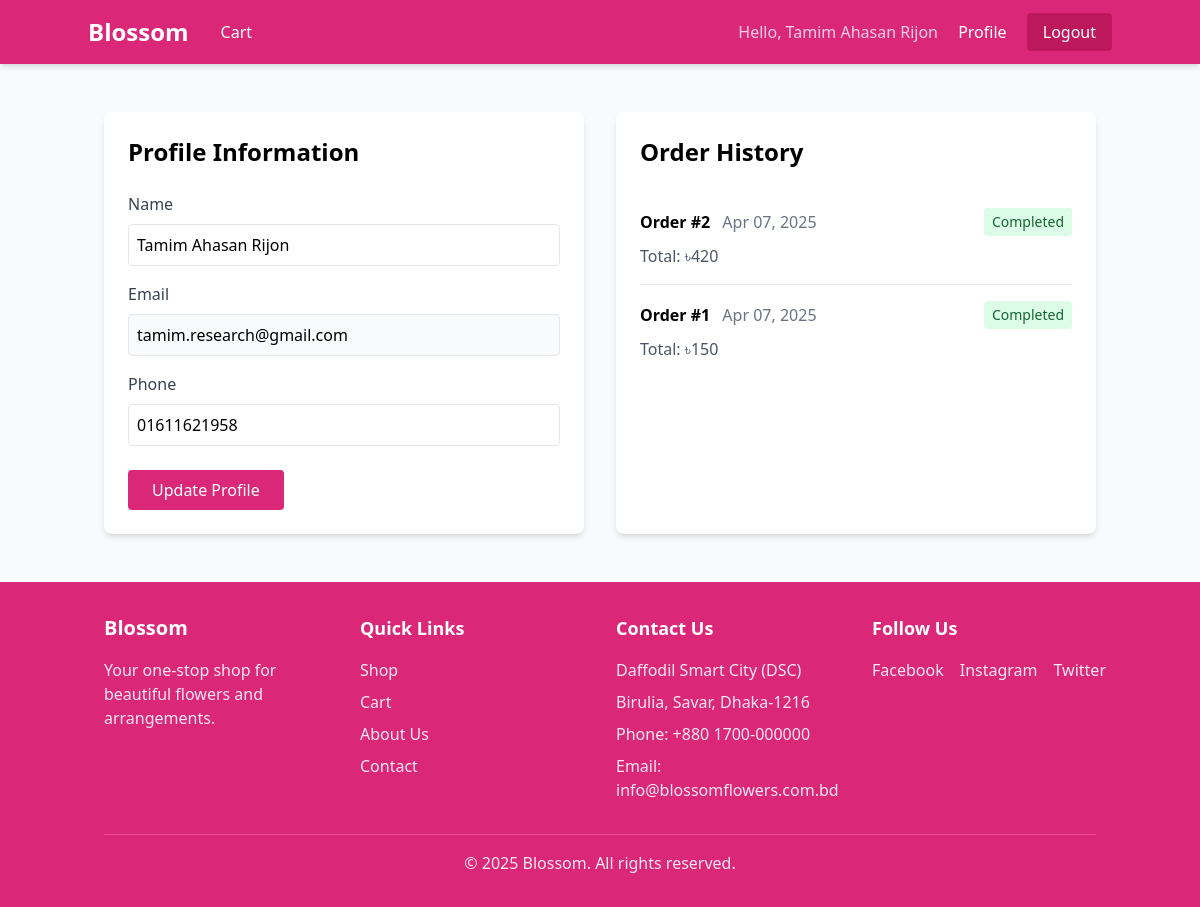
The app's page /profile.php (signed in) with its own data.
### tables this page shows
CREATE TABLE `users` (
  `id` int(11) NOT NULL,
  `name` varchar(100) NOT NULL,
  `email` varchar(100) NOT NULL,
  `phone` varchar(20) DEFAULT NULL,
  `password` varchar(255) NOT NULL,
  `created_at` timestamp NOT NULL DEFAULT current_timestamp()
);

CREATE TABLE `orders` (
  `id` int(11) NOT NULL,
  `customer_name` varchar(100) NOT NULL,
  `address` text NOT NULL,
  `phone` varchar(20) NOT NULL,
  `total_amount` float NOT NULL,
  `order_date` datetime DEFAULT current_timestamp(),
  `status` enum('pending','processing','completed','cancelled') DEFAULT 'pending'
);

### profile.php (the view, shortened to what this page needs)
<?php
require_once 'config/database.php';
$user_id = $_SESSION['user_id'];
$stmt = $conn->prepare("SELECT * FROM users WHERE id = ?");
$stmt->bind_param("i", $user_id);
$stmt->execute();
$user = $stmt->get_result()->fetch_assoc();
$stmt = $conn->prepare("SELECT * FROM orders WHERE customer_name = ? ORDER BY order_date DESC");
$stmt->bind_param("s", $user['name']);
$stmt->execute();
$orders = $stmt->get_result();
?>
<!DOCTYPE html>
<html lang="en">
<head>
    <script src="https://cdn.tailwindcss.com"></script>
</head>
<body class="bg-gray-50 flex flex-col min-h-screen">
    <?php include 'includes/navbar.php'; ?>
    <div class="container mx-auto px-4 py-12 flex-grow">
        <div class="grid grid-cols-1 md:grid-cols-2 gap-8">
            <div class="bg-white rounded-lg shadow-md p-6">
                <h2 class="text-2xl font-bold mb-6">Profile Information</h2>
                <form method="POST">
                    <div class="mb-4">
                        <label class="block text-gray-700 mb-2">Name</label>
                        <input type="text" name="name" value="<?php echo htmlspecialchars($user['name']); ?>"
                               required class="w-full p-2 border rounded">
                    </div>
                    <div class="mb-4">
                        <label class="block text-gray-700 mb-2">Email</label>
                        <input type="email" value="<?php echo htmlspecialchars($user['email']); ?>"
                               readonly class="w-full p-2 border rounded bg-gray-50">
                    </div>
                    <div class="mb-6">
                        <label class="block text-gray-700 mb-2">Phone</label>
                        <input type="tel" name="phone" value="<?php echo htmlspecialchars($user['phone']); ?>"
                               pattern="[0-9]{11}" placeholder="01XXXXXXXXX"
                               class="w-full p-2 border rounded">
                    </div>
                    <button type="submit"
                            class="bg-pink-600 text-white px-6 py-2 rounded hover:bg-pink-700">
                        Update Profile
                    </button>
                </form>
            </div>
            <div class="bg-white rounded-lg shadow-md p-6">
                <h2 class="text-2xl font-bold mb-6">Order History</h2>
                <?php if ($orders->num_rows > 0): ?>
                    <div class="divide-y">
                        <?php while ($order = $orders->fetch_assoc()): ?>
                            <div class="py-4">
                                <div class="flex justify-between items-center mb-2">
                                    <div>
                                        <span class="font-semibold">Order #<?php echo $order['id']; ?></span>
                                        <span class="text-gray-500 ml-2">
                                            <?php echo date('M d, Y', strtotime($order['order_date'])); ?>
                                        </span>
                                    </div>
                                    <span class="px-2 py-1 rounded text-sm
                                        <?php echo $order['status'] == 'completed' ? 'bg-green-100 text-green-800' :
                                                ($order['status'] == 'pending' ? 'bg-yellow-100 text-yellow-800' :
                                                'bg-blue-100 text-blue-800'); ?>">
                                        <?php echo ucfirst($order['status']); ?>
                                    </span>
                                </div>
                                <div class="text-gray-600">Total: ৳<?php echo number_format($order['total_amount'], 0); ?></div>
                            </div>
                        <?php endwhile; ?>
                    </div>
                <?php else: ?>
                    <p class="text-gray-600">No orders found.</p>
                <?php endif; ?>
            </div>
        </div>
    </div>
    <?php include 'includes/footer.php'; ?>
</body>
</html>

### includes/navbar.php (shortened to what this page needs)
<nav class="bg-pink-600 text-white p-4 shadow-md">
    <div class="container mx-auto flex justify-between items-center">
        <div class="flex items-center space-x-8">
            <a href="/blossom-flower-shop/shop.php" class="text-2xl font-bold hover:text-pink-200">Blossom</a>
            <div class="space-x-4">
                <a href="/blossom-flower-shop/cart.php" class="hover:text-pink-200">Cart</a>
            </div>
        </div>
        <div class="space-x-4">
            <?php if(isset($_SESSION['user_id'])): ?>
                <span class="text-pink-200">Hello, <?php echo htmlspecialchars($_SESSION['user_name']); ?></span>
                <a href="/blossom-flower-shop/profile.php" class="hover:text-pink-200">Profile</a>
                <a href="/blossom-flower-shop/auth/logout.php" class="bg-pink-700 px-4 py-2 rounded hover:bg-pink-800">Logout</a>
            <?php else: ?>
                <a href="/blossom-flower-shop/auth/login.php" class="hover:text-pink-200">Login</a>
                <a href="/blossom-flower-shop/auth/signup.php" class="bg-pink-700 px-4 py-2 rounded hover:bg-pink-800">Sign Up</a>
            <?php endif; ?>
        </div>
    </div>
</nav>

### includes/footer.php
<footer class="bg-pink-600 text-white mt-auto">
    <div class="container mx-auto px-4 py-8">
        <div class="grid grid-cols-1 md:grid-cols-4 gap-8">
            <div>
                <h3 class="text-xl font-bold mb-4">Blossom</h3>
                <p class="text-pink-100">Your one-stop shop for beautiful flowers and arrangements.</p>
            </div>
            <div>
                <h4 class="text-lg font-bold mb-4">Quick Links</h4>
                <ul class="space-y-2">
                    <li><a href="/blossom-flower-shop/shop.php" class="text-pink-100 hover:text-white">Shop</a></li>
                    <li><a href="/blossom-flower-shop/cart.php" class="text-pink-100 hover:text-white">Cart</a></li>
                    <li><a href="#" class="text-pink-100 hover:text-white">About Us</a></li>
                    <li><a href="#" class="text-pink-100 hover:text-white">Contact</a></li>
                </ul>
            </div>
            <div>
                <h4 class="text-lg font-bold mb-4">Contact Us</h4>
                <ul class="space-y-2 text-pink-100">
                    <li>Daffodil Smart City (DSC)</li>
                    <li>Birulia, Savar, Dhaka-1216</li>
                    <li>Phone: +880 1700-000000</li>
                    <li>Email: info@blossomflowers.com.bd</li>
                </ul>
            </div>
            <div>
                <h4 class="text-lg font-bold mb-4">Follow Us</h4>
                <div class="flex space-x-4">
                    <a href="#" class="text-pink-100 hover:text-white">Facebook</a>
                    <a href="#" class="text-pink-100 hover:text-white">Instagram</a>
                    <a href="#" class="text-pink-100 hover:text-white">Twitter</a>
                </div>
            </div>
        </div>
        <div class="border-t border-pink-500 mt-8 pt-4 text-center text-pink-100">
            <p>&copy; <?php echo date('Y'); ?> Blossom. All rights reserved.</p>
        </div>
    </div>
</footer>

### records on screen
users: name "Tamim Ahasan Rijon", email "tamim.research@gmail.com", phone "01611621958"
orders: id "2", order_date "Apr 07, 2025", status "Completed", total_amount "420"
orders: id "1", order_date "Apr 07, 2025", status "Completed", total_amount "150"

### other values on screen
$_SESSION['user_name'] "Tamim Ahasan Rijon"
